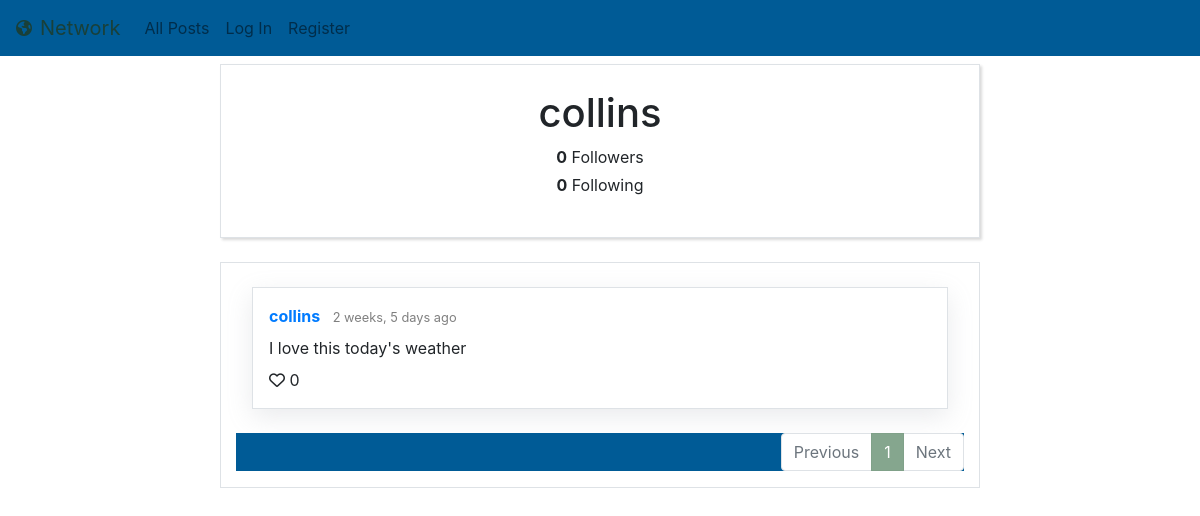
The page /profile/1 on the database as committed earlier.
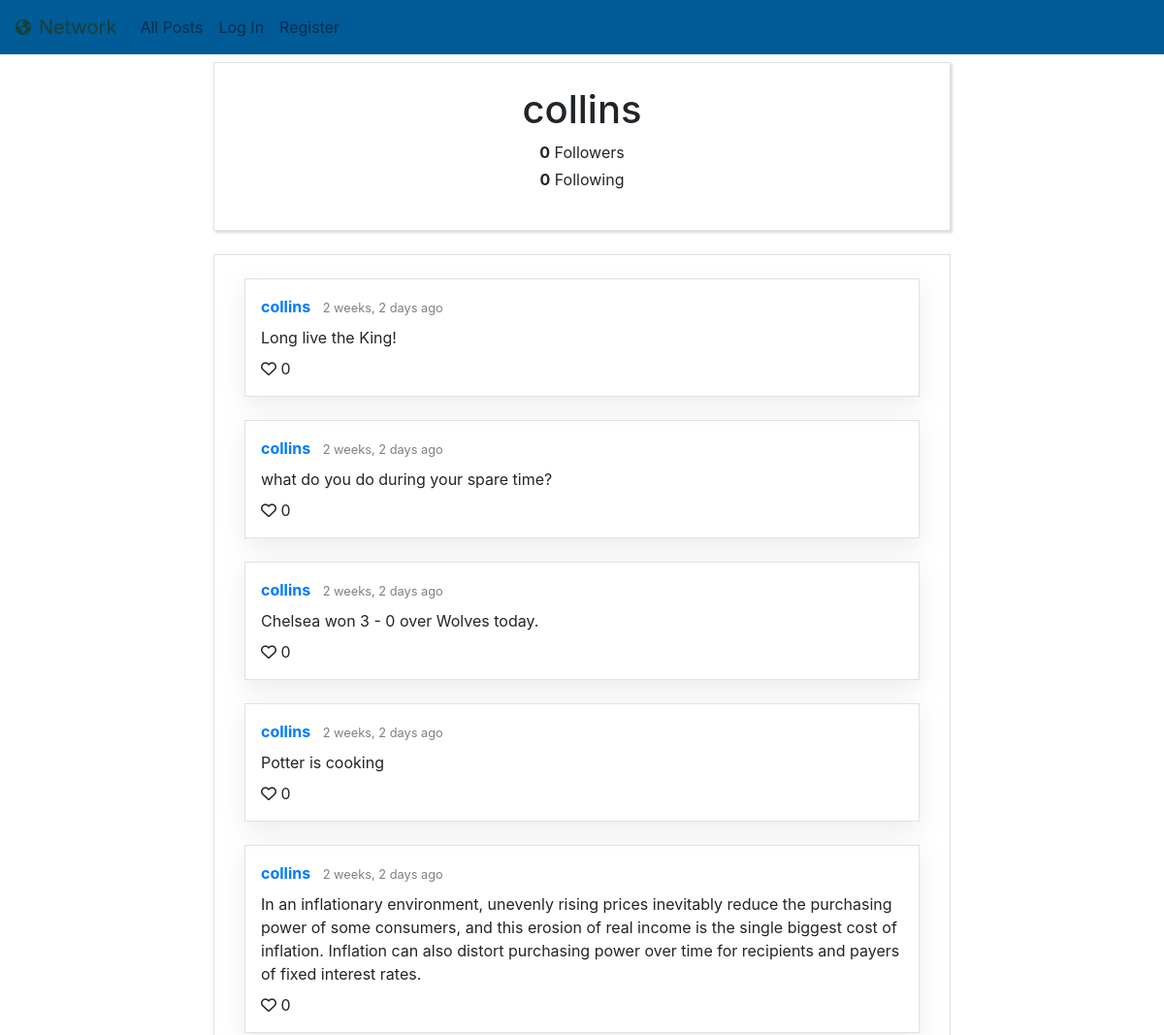
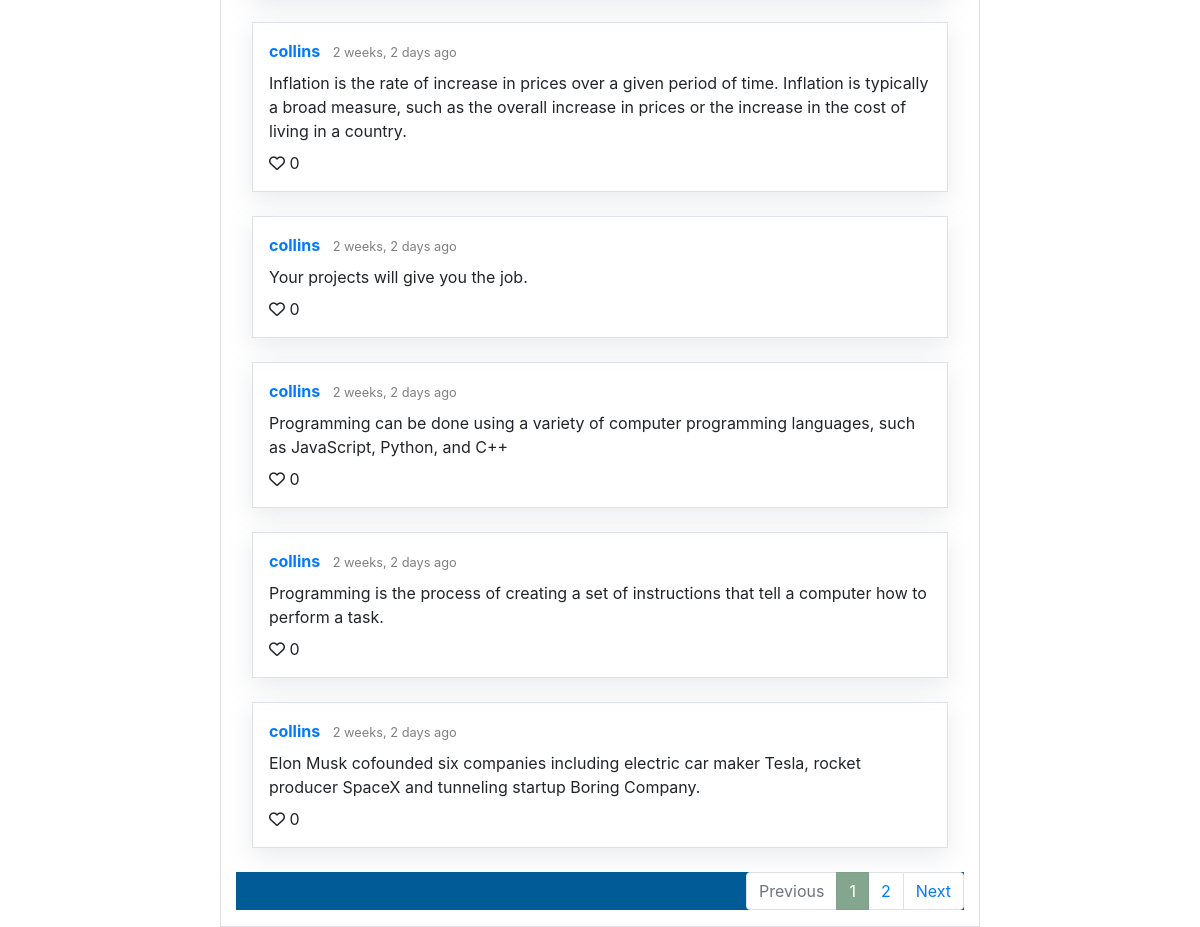
The same page on the database as committed later (2 pictures, top to bottom).
### network/models.py (models this page shows, shortened)
class User(AbstractUser):
    pass
    following = models.ManyToManyField("self", blank=True, related_name='followers', symmetrical=False)

class Post(models.Model):
    creator = models.ForeignKey(User, on_delete=models.CASCADE, related_name="posts")
    content = models.CharField(max_length=5000)
    timeCreated = models.DateTimeField(auto_now_add=True)
    liked_by = models.ManyToManyField(User, blank=True, related_name='likes')
    def likes(self):
        return self.liked_by.all().count()
    class Meta:
        ordering = ['-timeCreated']

### network/views.py (the view)
# urls.py: path('profile/<int:user_id>', views.profile, name="profile"),
def profile(request, user_id):
    profile_user = User.objects.get(pk=user_id)
    users_posts = Post.objects.filter(creator=user_id)
    paginator = Paginator(users_posts, 10)
    page_number = request.GET.get('page', 1)
    page = paginator.get_page(page_number)  # the posts returned for each page is stored in page
    if request.user.is_authenticated:
        following = profile_user.followers.filter(id=request.user.id).exists()
    else:
        following = False
    return render(request, "network/profile.html", {
        "profile_user": profile_user,
        "following": following,
        "following_count": profile_user.following.all().count(),
        "followers_count": profile_user.followers.all().count(),
        "page_obj": page,
        "previous_url": get_previous_url(page),
        "next_url": get_next_url(page)
    })

### network/util.py (called while the page is built)
def get_previous_url(page_obj):
    if page_obj.has_previous():
        previous_url = f'?page={page_obj.previous_page_number()}'
    else:
        previous_url = ''
    return previous_url

def get_next_url(page_obj):
    if page_obj.has_next():
        next_url = f"?page={page_obj.next_page_number()}"
    else:
        next_url = ''
    return next_url

### network/templates/network/profile.html (shortened to what this page needs)
{% extends "network/layout.html" %}
{% block body %}
    <div class="container">
        <div class="row justify-content-center">
            <div class="col-12 col-lg-8 border my-2 p-4 bg-white text-center box-shadow">
                <h1>{{ profile_user }}</h1>
                <p class="mb-1"><strong>{{ followers_count }}</strong> Followers </p>
                <p><strong>{{ following_count }}</strong> Following </p>
            </div>
        </div>
        <div class="row justify-content-center">
            <div class="col-12 col-lg-8 mt-0 mt-sm-3 pt-4 border bg-white">
                {% include "network/posts&pagination.html" %}
            </div>
        </div>
    </div>
{% endblock %}

### network/templates/network/layout.html (shortened to what this page needs)
{% load static %}
<!DOCTYPE html>
<html lang="en">
    <head>
        <link rel="stylesheet" href="https://stackpath.bootstrapcdn.com/bootstrap/4.4.1/css/bootstrap.min.css">
        <link href="{% static 'network/styles.css' %}" rel="stylesheet">
    </head>
    <body>
        <nav class="navbar navbar-expand-lg navbar-light">
            <i style="color: #194039;" class="fas fa-globe-americas pr-2"></i>
            <a style="color: #194039;" class="navbar-brand" href="#">Network</a>
            <div class="collapse navbar-collapse" id="navbarSupportedContent">
              <ul class="navbar-nav mr-auto">
                <li class="nav-item">
                  <a class="nav-link" href="{% url 'index' %}">All Posts</a>
                </li>
                {% if user.is_authenticated %}
                    <li class="nav-item">
                        <a class="nav-link" href="{% url 'following' %}">Following</a>
                    </li>
                    <li class="nav-item">
                        <a class="nav-link" href="{% url 'logout' %}">Log Out</a>
                    </li>
                {% else %}
                    <li class="nav-item">
                        <a class="nav-link" href="{% url 'login' %}">Log In</a>
                    </li>
                    <li class="nav-item">
                        <a class="nav-link" href="{% url 'register' %}">Register</a>
                    </li>
                {% endif %}
              </ul>
            </div>
          </nav>
        <div class="body">
            {% block body %}
            {% endblock %}
        </div>
    </body>
</html>

### network/templates/network/posts&pagination.html (shortened to what this page needs)
{% load humanize %}
{% load static %}
    {% for post in page_obj.object_list %}
    <div class="border box-shadow-posts p-3 mb-4 mx-0 mx-md-3">
        <div class="pb-2" id="post_headline_{{ post.id }}">
            <a href="{% url 'profile' post.creator.id %}" class="green-link">
                <strong>{{ post.creator }}</strong>
            </a>
            <small class="pl-2 text-black-50">{{ post.timeCreated|naturaltime }}</small>
        </div>
        <div id="post_contentgroup_{{ post.id }}">
            <p id="post_content_{{ post.id }}" class="mb-2">{{ post.content }}</p>
        </div>
        <div id="post_likes_{{ post.id }}">
            {% if user.is_authenticated %}
                <i id="post_likeicon_{{ post.id }}" data-id="{{ post.id }}" class="likeicon likeicon-user fa-heart {% if user in post.liked_by.all %}fas{% else %}far{% endif %}"></i>
            {% else %}
                <i class="likeicon fa-heart {% if post.likes != 0 %}fas{% else %}far{% endif %}"></i>
            {% endif %}
            <span id="post_likecount_{{ post.id }}">{{ post.likes }}</span>
        </div>
    </div>
    {% empty %}
    <div class="p-3 mb-4 mx-0 mx-md-3">
        No Posts Found!
    </div>
    {% endfor %}
    {% if page_obj.object_list %}
        <nav aria-label="...">
            <ul class="pagination justify-content-end">
                <li class="page-item {% if not page_obj.has_previous %} disabled {% endif %}">
                    <a class="page-link pagination-green-inactive" href="{{ previous_url }}" tabindex="-1" aria-disabled="true">Previous</a>
                </li>
                {% for n in page_obj.paginator.page_range %}
                    {% if n == page_obj.number %}
                    <li class="page-item active" aria-current="page">
                        <span class="page-link" style="border-color: #80A189; background-color: #85A68E;">
                        {{ n }}
                        </span>
                    </li>
                    {% elif n < page_obj.number|add:3 and n > page_obj.number|add:-3 %}
                    <li class="page-item">
                        <a class="page-link pagination-green-inactive" href="{{GET_params.urlencode}}?page={{ n }}">{{ n }}</a>
                    </li>
                    {% endif %}
                {% endfor %}
                <li class="page-item {% if not page_obj.has_next %} disabled {% endif %}">
                    <a class="page-link pagination-green-inactive" href="{{ next_url }}">Next</a>
                </li>
            </ul>
        </nav>
    {% endif %}

### network/static/network/styles.css (style rules this page uses)
nav { background-color: #005b96; }
.box-shadow { box-shadow: rgba(0, 0, 0, 0.15) 1.95px 1.95px 2.6px; }
.box-shadow-posts { box-shadow: rgba(149, 157, 165, 0.2) 0px 8px 24px; }

Rows that differ between the two databases and show on the page:
no longer on this page (row edited): Post: creator "collins", timeCreated "2 weeks, 5 days ago", content "I love this today's weather", likes "0"
added Post: creator "collins", timeCreated "2 weeks, 2 days ago", content "Long live the King!", likes "0"
added Post: creator "collins", timeCreated "2 weeks, 2 days ago", content "what do you do during your spare time?", likes "0"
added Post: creator "collins", timeCreated "2 weeks, 2 days ago", content "Chelsea won 3 - 0 over Wolves today.", likes "0"
added Post: creator "collins", timeCreated "2 weeks, 2 days ago", content "Potter is cooking", likes "0"
added Post: creator "collins", timeCreated "2 weeks, 2 days ago", content "In an inflationary environment, unevenly rising prices inevitably reduce the purchasing power of some consumers, and this erosion of real income is the single biggest cost of inflation. Inflation can also distort purchasing power over time for recipients and payers of fixed interest rates.", likes "0"
added Post: creator "collins", timeCreated "2 weeks, 2 days ago", content "Inflation is the rate of increase in prices over a given period of time. Inflation is typically a broad measure, such as the overall increase in prices or the increase in the cost of living in a country.", likes "0"
added Post: creator "collins", timeCreated "2 weeks, 2 days ago", content "Your projects will give you the job.", likes "0"
added Post: creator "collins", timeCreated "2 weeks, 2 days ago", content "Programming can be done using a variety of computer programming languages, such as JavaScript, Python, and C++", likes "0"
added Post: creator "collins", timeCreated "2 weeks, 2 days ago", content "Programming is the process of creating a set of instructions that tell a computer how to perform a task.", likes "0"
added Post: creator "collins", timeCreated "2 weeks, 2 days ago", content "Elon Musk cofounded six companies including electric car maker Tesla, rocket producer SpaceX and tunneling startup Boring Company.", likes "0"
Other text that changed with them:
new list line: "2"
